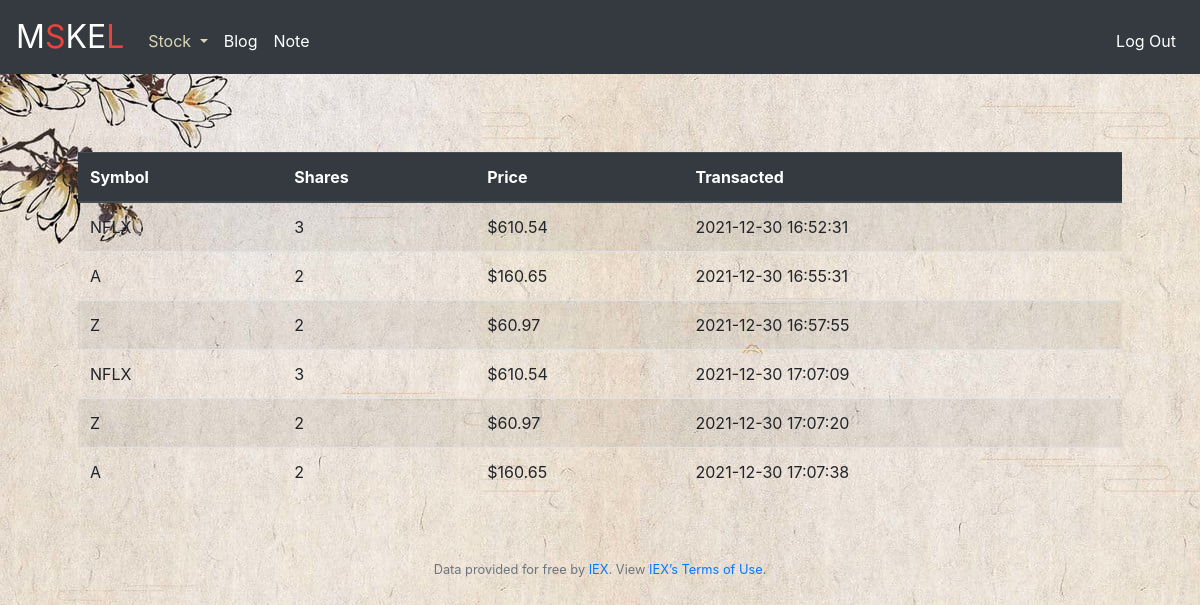
Screenshot of /history (signed in) with the database file from the repository.
### tables this page shows
CREATE TABLE transactions(

                                user_id    INTEGER,
                                symbol     TEXT,
                                
                                shares     INTEGER,
                                price      NUMERIC NOT NULL,
                                transacted TEXT,
                                
                                FOREIGN KEY(user_id) REFERENCES users(id)
                            );

### finance/views.py (the view)
@views.route("/history")
@login_required
def history():
    transactions = db.execute("SELECT * FROM transactions WHERE user_id = (?)", (session['user_id'],)).fetchall()
    for i in range(len(transactions)):
        transactions[i] = list(transactions[i])
        transactions[i][3] = usd(transactions[i][3])
    return render_template("history.html", historys=transactions)

### finance/helpers.py (called while the page is built)
def login_required(f):
    @wraps(f)
    def decorated_function(*args, **kwargs):
        if session.get("user_id") is None:
            return redirect("/login")
        return f(*args, **kwargs)
    return decorated_function

def usd(value):
    return f"${value:,.2f}"

### finance/templates/history.html (shortened to what this page needs)
{% extends "layout.html" %}
{% block main %}
<table class="table table-striped">
  <thead style="text-align:left" class="thead-dark" id="flower" >
    <tr>
      <th scope="col">Symbol</th>
      <th scope="col">Shares</th>
      <th scope="col">Price</th>
      <th scope="col">Transacted</th>
    </tr>
  </thead>
  <tbody style="text-align:left">
    {% for history in historys %}
        <tr>
          <td> {{ history[1] }} </td>
          <td> {{ history[2] }} </td>
          <td> {{ history[3] }} </td>
          <td> {{ history[4] }} </td>
        </tr>
    {% endfor %}
  </tbody>
</table>
{% endblock %}

### finance/static/styles.css (style rules this page uses)
body { background:url('backcut.jpg') no-repeat,url('backnew.jpg'); }
table { margin-top:30px; }

### rows the page displays
transactions: symbol "NFLX", shares "3", price "$610.54", transacted "2021-12-30 16:52:31"
transactions: symbol "A", shares "2", price "$160.65", transacted "2021-12-30 16:55:31"
transactions: symbol "Z", shares "2", price "$60.97", transacted "2021-12-30 16:57:55"
transactions: symbol "NFLX", shares "3", price "$610.54", transacted "2021-12-30 17:07:09"
transactions: symbol "Z", shares "2", price "$60.97", transacted "2021-12-30 17:07:20"
transactions: symbol "A", shares "2", price "$160.65", transacted "2021-12-30 17:07:38"
